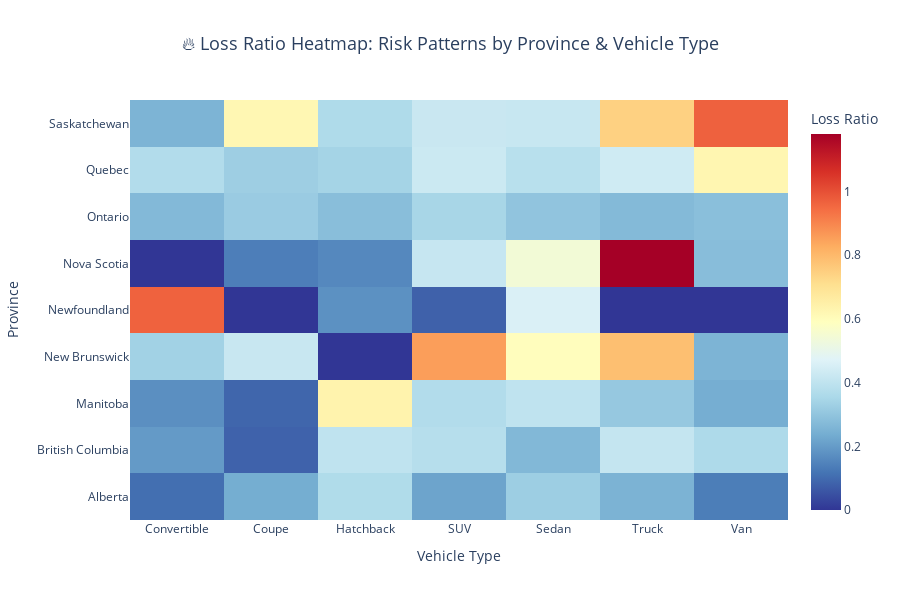

Notebook code cell kept with this figure:
### Code cell
# VISUALIZATION 1: Interactive Loss Ratio Heatmap by Province and Vehicle Type
print("Creating Visualization 1: Interactive Loss Ratio Heatmap")

# Create pivot table for heatmap
loss_ratio_pivot = df.groupby(['Province', 'VehicleType']).agg({
    'TotalClaims': 'sum',
    'TotalPremium': 'sum'
}).reset_index()

loss_ratio_pivot['Loss_Ratio'] = loss_ratio_pivot['TotalClaims'] / loss_ratio_pivot['TotalPremium']
heatmap_data = loss_ratio_pivot.pivot(index='Province', columns='VehicleType', values='Loss_Ratio')

# Create interactive heatmap using Plotly
fig1 = go.Figure(data=go.Heatmap(
    z=heatmap_data.values,
    x=heatmap_data.columns,
    y=heatmap_data.index,
    colorscale='RdYlBu_r',
    colorbar=dict(title="Loss Ratio"),
    hoverongaps=False,
    hovertemplate='Province: %{y}<br>Vehicle Type: %{x}<br>Loss Ratio: %{z:.4f}<extra></extra>'
))

fig1.update_layout(
    title={
        'text': 'Loss Ratio Heatmap: Risk Patterns by Province & Vehicle Type',
        'x': 0.5,
        'xanchor': 'center',
        'font': {'size': 18}
    },
    xaxis_title="Vehicle Type",
    yaxis_title="Province",
    font=dict(size=12),
    height=600,
    width=900
)

fig1.show()
print("Heatmap created - Shows risk concentration patterns across geography and vehicle types")

### Figure 1 — Plotly figure (JSON) as saved in the notebook; plotly's stock layout.template omitted (floating-point values rounded to 4 significant figures)
{"data": [{"colorbar": {"title": {"text": "Loss Ratio"}}, "colorscale": [[0, "rgb(49,54,149)"], [0.1, "rgb(69,117,180)"], [0.2, "rgb(116,173,209)"], [0.3, "rgb(171,217,233)"], [0.4, "rgb(224,243,248)"], [0.5, "rgb(255,255,191)"], [0.6, "rgb(254,224,144)"], [0.7, "rgb(253,174,97)"], [0.8, "rgb(244,109,67)"], [0.9, "rgb(215,48,39)"], [1, "rgb(165,0,38)"]], "hoverongaps": false, "hovertemplate": "Province: %{y}<br>Vehicle Type: %{x}<br>Loss Ratio: %{z:.4f}<extra></extra>", "type": "heatmap", "x": ["Convertible", "Coupe", "Hatchback", "SUV", "Sedan", "Truck", "Van"], "y": ["Alberta", "British Columbia", "Manitoba", "New Brunswick", "Newfoundland", "Nova Scotia", "Ontario", "Quebec", "Saskatchewan"], "z": [[0.1066, 0.2381, 0.3656, 0.2173, 0.3244, 0.2525, 0.136], [0.1968, 0.08328, 0.398, 0.3777, 0.267, 0.4106, 0.3601], [0.1729, 0.08942, 0.6367, 0.3699, 0.3995, 0.3099, 0.2396], [0.3351, 0.4197, 0, 0.8559, 0.5965, 0.7875, 0.2558], [0.9665, 0, 0.1765, 0.0813, 0.4597, 0, 0], [0, 0.137, 0.1589, 0.4137, 0.5417, 1.181, 0.2799], [0.2688, 0.3175, 0.2822, 0.3467, 0.2985, 0.2702, 0.2837], [0.3688, 0.3258, 0.3418, 0.4263, 0.3841, 0.4339, 0.6252], [0.2555, 0.6196, 0.3637, 0.4199, 0.4167, 0.7434, 0.9674]]}], "layout": {"font": {"size": 12}, "height": 600, "title": {"font": {"size": 18}, "text": "🔥 Loss Ratio Heatmap: Risk Patterns by Province & Vehicle Type", "x": 0.5, "xanchor": "center"}, "width": 900, "xaxis": {"title": {"text": "Vehicle Type"}}, "yaxis": {"title": {"text": "Province"}}}}
